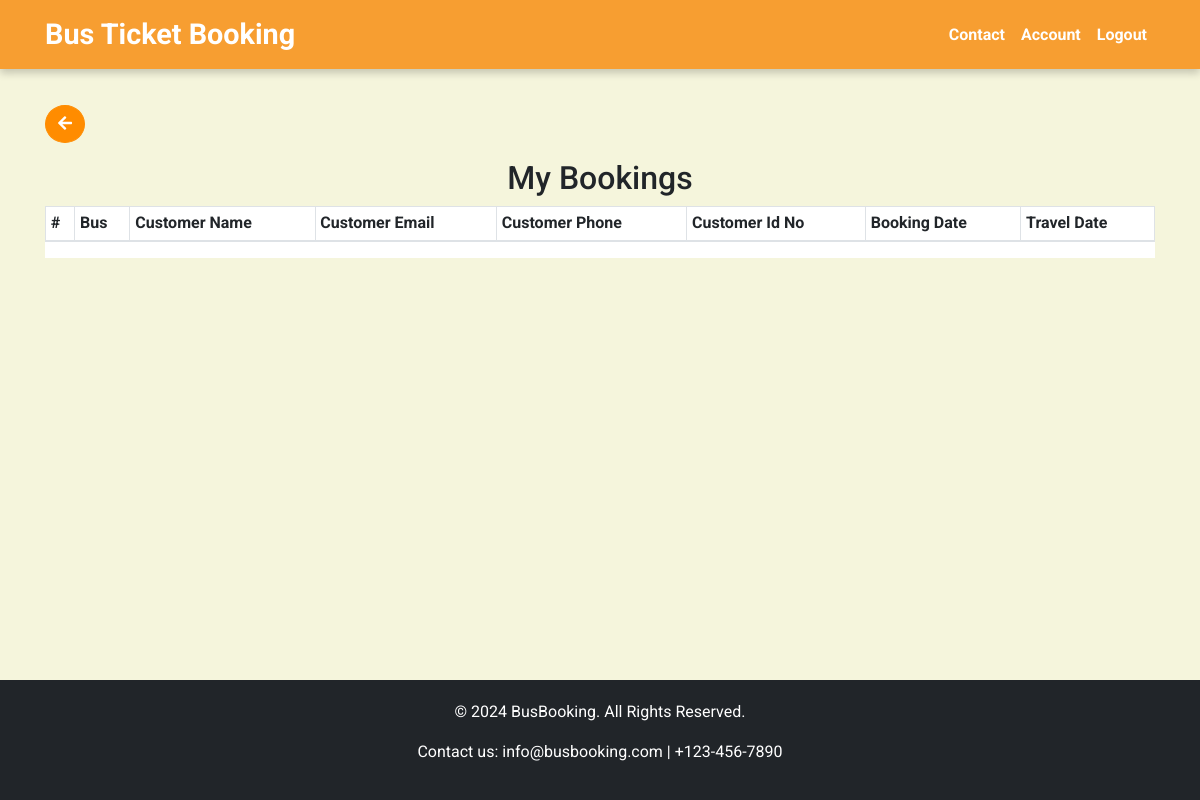
The page /user-bookings (signed in) on the database as committed earlier.
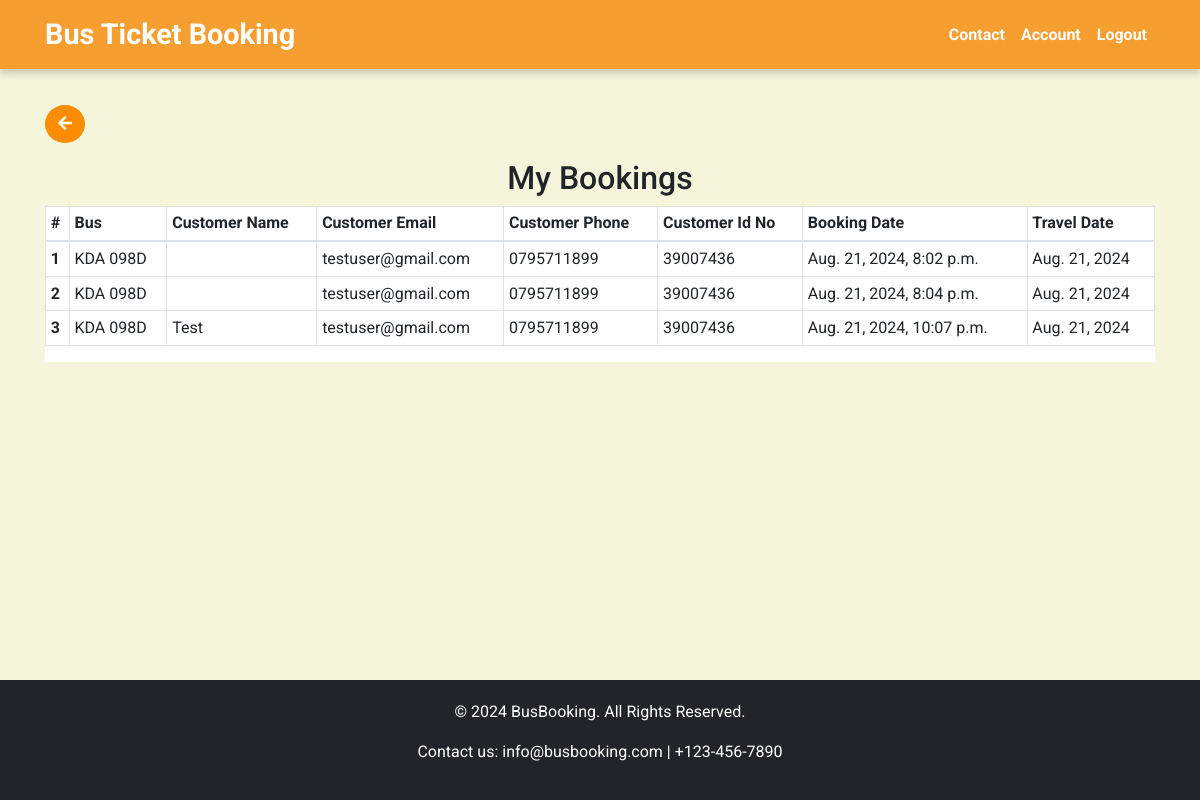
The same page on the database as committed later.
### busapp/models.py (models this page shows, shortened)
class Booking(models.Model):
    bus = models.ForeignKey(Bus, on_delete=models.CASCADE)
    route = models.ForeignKey(Route, on_delete=models.CASCADE, default=True)
    customer_name = models.CharField(max_length=100, default="user")
    customer_email = models.EmailField(null=True)
    customer_phone = models.CharField(max_length=10, default=0)
    customer_id_number = models.CharField(max_length=20, default=1)
    booking_date = models.DateTimeField(auto_now_add=True)

class Bus(models.Model):
    number_plate = models.CharField(max_length=50)
    available_seats = models.IntegerField()
    status = models.CharField(max_length=30, default="AVAILABLE")
    route = models.ForeignKey(Route, on_delete=models.CASCADE, related_name='buses', default=1)
    travel_date = models.DateField(default=timezone.now)
    def __str__(self):
        return self.number_plate

### busapp/views.py (the view)
# urls.py: path('user-bookings', views.user_bookings, name="user_bookings"),
@login_required
def user_bookings(request):
    bookings = Booking.objects.filter(customer_email=request.user.email)
    return render(request, "busapp/user/user_bookings.html", {'bookings': bookings})

### busapp/templates/busapp/user/user_bookings.html
{% extends "busapp/base.html" %}
{% load static %}
{% block content %}
<div class="container mb-5">
    {% if user.is_staff %}
    <a class="btn btn-primary rounded-circle mb-3" href="{% url 'admin_account' %}"><i class="fas fa-arrow-left"></i></a>
    {% else %}
    <a class="btn btn-primary rounded-circle mb-3" href="{% url 'user_account' %}"><i class="fas fa-arrow-left"></i></a>
    {% endif %}
    <h2 class="text-center">My Bookings</h2>
    <div class="row">
        <div class="col-md-12">
            <div class="table-responsive bg-white" style="max-height: 400px; overflow-y: auto;">
                <table class="table table-bordered table-sm table-hover">
                    <thead>
                        <tr>
                            <th scope="col">#</th>
                            <th scope="col">Bus</th>
                            <th scope="col">Customer Name</th>
                            <th scope="col">Customer Email</th>
                            <th scope="col">Customer Phone</th>
                            <th scope="col">Customer Id No</th>
                            <th scope="col">Booking Date</th>
                            <th scope="col">Travel Date</th>
                        </tr>
                    </thead>
                    <tbody>
                        {% for booking in bookings %}
                        <tr>
                            <th scope="row">{{ forloop.counter }}</th>
                            <td>{{ booking.bus }}</td>
                            <td>{{ booking.customer_name }}</td>
                            <td>{{ booking.customer_email }}</td>
                            <td>{{ booking.customer_phone }}</td>
                            <td>{{ booking.customer_id_number }}</td>
                            <td>{{ booking.booking_date}}</td>
                            <td>{{ booking.bus.travel_date }}</td>
                        </tr>
                        {% endfor %}
                    </tbody>
                </table>
            </div>
        </div>
    </div>
</div>
{% endblock %}

Rows that differ between the two databases and show on the page:
added Booking: bus "KDA 098D", customer_email "testuser@gmail.com", customer_phone "0795711899", customer_id_number "39007436", booking_date "Aug. 21, 2024, 8:02 p.m.", bus.travel_date "Aug. 21, 2024"
added Booking: bus "KDA 098D", customer_email "testuser@gmail.com", customer_phone "0795711899", customer_id_number "39007436", booking_date "Aug. 21, 2024, 8:04 p.m.", bus.travel_date "Aug. 21, 2024"
added Booking: bus "KDA 098D", customer_name "Test", customer_email "testuser@gmail.com", customer_phone "0795711899", customer_id_number "39007436", booking_date "Aug. 21, 2024, 10:07 p.m.", bus.travel_date "Aug. 21, 2024"
